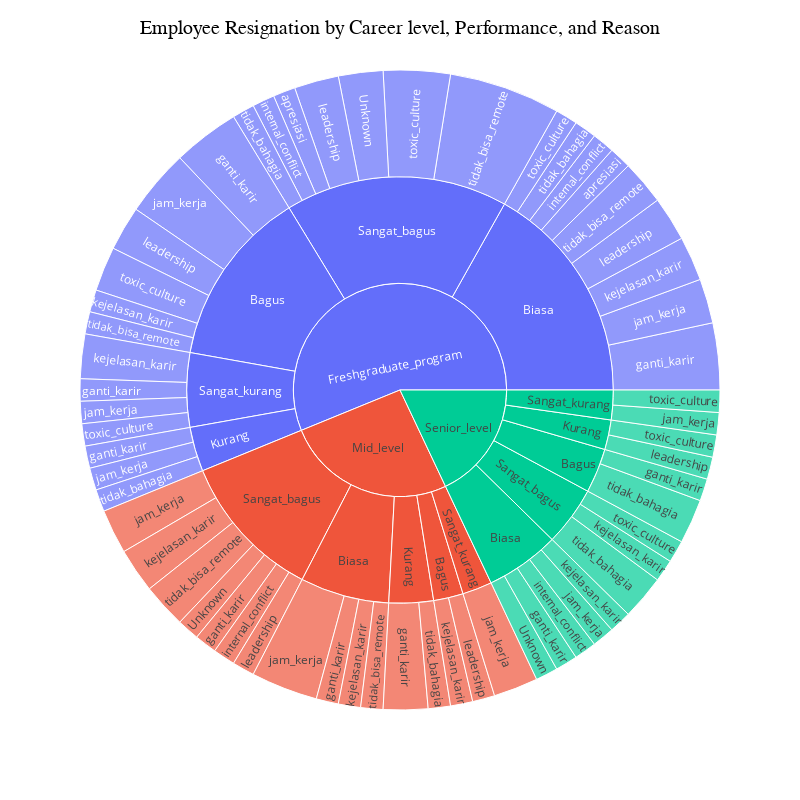

Notebook cell for this chart:
### Code cell
fig = px.sunburst(
    jpa_res, 
    path=['JenjangKarir', 'PerformancePegawai', 'AlasanResign'],
    values='Total',
)

fig.update_layout(
    width=800,
    height=800,
    title='Employee Resignation by Career level, Performance, and Reason',
    title_font_size=20,
    title_font_family='serif',
    title_font_color='black',
    title_x=0.5,
    title_y=1,
    title_pad_t=20,
    title_pad_b=20
)

fig.show()

### Figure 1 — Plotly figure (JSON) as saved in the notebook; plotly's stock layout.template omitted (floating-point values rounded to 4 significant figures)
{"data": [{"branchvalues": "total", "domain": {"x": [0, 1], "y": [0, 1]}, "hovertemplate": "labels=%{label}<br>Total=%{value}<br>parent=%{parent}<br>id=%{id}<extra></extra>", "ids": ["Senior_level/Biasa/Unknown", "Freshgraduate_program/Sangat_bagus/Unknown", "Mid_level/Sangat_bagus/Unknown", "Freshgraduate_program/Biasa/apresiasi", "Freshgraduate_program/Sangat_bagus/apresiasi", "Freshgraduate_program/Bagus/ganti_karir", "Senior_level/Bagus/ganti_karir", "Freshgraduate_program/Biasa/ganti_karir", "Mid_level/Biasa/ganti_karir", "Senior_level/Biasa/ganti_karir", "Freshgraduate_program/Kurang/ganti_karir", "Mid_level/Kurang/ganti_karir", "Mid_level/Sangat_bagus/ganti_karir", "Freshgraduate_program/Sangat_kurang/ganti_karir", "Freshgraduate_program/Biasa/internal_conflict", "Senior_level/Biasa/internal_conflict", "Freshgraduate_program/Sangat_bagus/internal_conflict", "Mid_level/Sangat_bagus/internal_conflict", "Freshgraduate_program/Bagus/jam_kerja", "Freshgraduate_program/Biasa/jam_kerja", "Mid_level/Biasa/jam_kerja", "Senior_level/Biasa/jam_kerja", "Freshgraduate_program/Kurang/jam_kerja", "Mid_level/Sangat_bagus/jam_kerja", "Freshgraduate_program/Sangat_kurang/jam_kerja", "Mid_level/Sangat_kurang/jam_kerja", "Senior_level/Sangat_kurang/jam_kerja", "Freshgraduate_program/Bagus/kejelasan_karir", "Mid_level/Bagus/kejelasan_karir", "Freshgraduate_program/Biasa/kejelasan_karir", "Mid_level/Biasa/kejelasan_karir", "Senior_level/Biasa/kejelasan_karir", "Mid_level/Sangat_bagus/kejelasan_karir", "Senior_level/Sangat_bagus/kejelasan_karir", "Freshgraduate_program/Sangat_kurang/kejelasan_karir", "Freshgraduate_program/Bagus/leadership", "Mid_level/Bagus/leadership", "Freshgraduate_program/Biasa/leadership", "Senior_level/Kurang/leadership", "Freshgraduate_program/Sangat_bagus/leadership", "Mid_level/Sangat_bagus/leadership", "Senior_level/Bagus/tidak_bahagia", "Freshgraduate_program/Biasa/tidak_bahagia", "Freshgraduate_program/Kurang/tidak_bahagia", "Mid_level/Kurang/tidak_bahagia", "Freshgraduate_program/Sangat_bagus/tidak_bahagia", "Senior_level/Sangat_bagus/tidak_bahagia", "Freshgraduate_program/Bagus/tidak_bisa_remote", "Freshgraduate_program/Biasa/tidak_bisa_remote", "Mid_level/Biasa/tidak_bisa_remote", "Freshgraduate_program/Sangat_bagus/tidak_bisa_remote", "Mid_level/Sangat_bagus/tidak_bisa_remote", "Freshgraduate_program/Bagus/toxic_culture", "Freshgraduate_program/Biasa/toxic_culture", "Senior_level/Kurang/toxic_culture", "Freshgraduate_program/Sangat_bagus/toxic_culture", "Senior_level/Sangat_bagus/toxic_culture", "Freshgraduate_program/Sangat_kurang/toxic_culture", "Senior_level/Sangat_kurang/toxic_culture", "Freshgraduate_program/Bagus", "Mid_level/Bagus", "Senior_level/Bagus", "Freshgraduate_program/Biasa", "Mid_level/Biasa", "Senior_level/Biasa", "Freshgraduate_program/Kurang", "Mid_level/Kurang", "Senior_level/Kurang", "Freshgraduate_program/Sangat_bagus", "Mid_level/Sangat_bagus", "Senior_level/Sangat_bagus", "Freshgraduate_program/Sangat_kurang", "Mid_level/Sangat_kurang", "Senior_level/Sangat_kurang", "Freshgraduate_program", "Mid_level", "Senior_level"], "labels": ["Unknown", "Unknown", "Unknown", "apresiasi", "apresiasi", "ganti_karir", "ganti_karir", "ganti_karir", "ganti_karir", "ganti_karir", "ganti_karir", "ganti_karir", "ganti_karir", "ganti_karir", "internal_conflict", "internal_conflict", "internal_conflict", "internal_conflict", "jam_kerja", "jam_kerja", "jam_kerja", "jam_kerja", "jam_kerja", "jam_kerja", "jam_kerja", "jam_kerja", "jam_kerja", "kejelasan_karir", "kejelasan_karir", "kejelasan_karir", "kejelasan_karir", "kejelasan_karir", "kejelasan_karir", "kejelasan_karir", "kejelasan_karir", "leadership", "leadership", "leadership", "leadership", "leadership", "leadership", "tidak_bahagia", "tidak_bahagia", "tidak_bahagia", "tidak_bahagia", "tidak_bahagia", "tidak_bahagia", "tidak_bisa_remote", "tidak_bisa_remote", "tidak_bisa_remote", "tidak_bisa_remote", "tidak_bisa_remote", "toxic_culture", "toxic_culture", "toxic_culture", "toxic_culture", "toxic_culture", "toxic_culture", "toxic_culture", "Bagus", "Bagus", "Bagus", "Biasa", "Biasa", "Biasa", "Kurang", "Kurang", "Kurang", "Sangat_bagus", "Sangat_bagus", "Sangat_bagus", "Sangat_kurang", "Sangat_kurang", "Sangat_kurang", "Freshgraduate_program", "Mid_level", "Senior_level"], "name": "", "parents": ["Senior_level/Biasa", "Freshgraduate_program/Sangat_bagus", "Mid_level/Sangat_bagus", "Freshgraduate_program/Biasa", "Freshgraduate_program/Sangat_bagus", "Freshgraduate_program/Bagus", "Senior_level/Bagus", "Freshgraduate_program/Biasa", "Mid_level/Biasa", "Senior_level/Biasa", "Freshgraduate_program/Kurang", "Mid_level/Kurang", "Mid_level/Sangat_bagus", "Freshgraduate_program/Sangat_kurang", "Freshgraduate_program/Biasa", "Senior_level/Biasa", "Freshgraduate_program/Sangat_bagus", "Mid_level/Sangat_bagus", "Freshgraduate_program/Bagus", "Freshgraduate_program/Biasa", "Mid_level/Biasa", "Senior_level/Biasa", "Freshgraduate_program/Kurang", "Mid_level/Sangat_bagus", "Freshgraduate_program/Sangat_kurang", "Mid_level/Sangat_kurang", "Senior_level/Sangat_kurang", "Freshgraduate_program/Bagus", "Mid_level/Bagus", "Freshgraduate_program/Biasa", "Mid_level/Biasa", "Senior_level/Biasa", "Mid_level/Sangat_bagus", "Senior_level/Sangat_bagus", "Freshgraduate_program/Sangat_kurang", "Freshgraduate_program/Bagus", "Mid_level/Bagus", "Freshgraduate_program/Biasa", "Senior_level/Kurang", "Freshgraduate_program/Sangat_bagus", "Mid_level/Sangat_bagus", "Senior_level/Bagus", "Freshgraduate_program/Biasa", "Freshgraduate_program/Kurang", "Mid_level/Kurang", "Freshgraduate_program/Sangat_bagus", "Senior_level/Sangat_bagus", "Freshgraduate_program/Bagus", "Freshgraduate_program/Biasa", "Mid_level/Biasa", "Freshgraduate_program/Sangat_bagus", "Mid_level/Sangat_bagus", "Freshgraduate_program/Bagus", "Freshgraduate_program/Biasa", "Senior_level/Kurang", "Freshgraduate_program/Sangat_bagus", "Senior_level/Sangat_bagus", "Freshgraduate_program/Sangat_kurang", "Senior_level/Sangat_kurang", "Freshgraduate_program", "Mid_level", "Senior_level", "Freshgraduate_program", "Mid_level", "Senior_level", "Freshgraduate_program", "Mid_level", "Senior_level", "Freshgraduate_program", "Mid_level", "Senior_level", "Freshgraduate_program", "Mid_level", "Senior_level", "", "", ""], "type": "sunburst", "values": [1, 2, 1, 1, 1, 3, 1, 3, 1, 1, 1, 2, 1, 1, 1, 1, 1, 1, 3, 2, 3, 1, 1, 2, 1, 2, 1, 1, 1, 2, 1, 1, 2, 1, 2, 2, 1, 2, 1, 2, 1, 2, 1, 1, 1, 1, 2, 1, 2, 1, 5, 2, 2, 1, 1, 3, 1, 1, 1, 12, 2, 3, 15, 6, 5, 3, 3, 2, 15, 10, 4, 5, 2, 2, 50, 23, 16]}], "layout": {"height": 800, "legend": {"tracegroupgap": 0}, "margin": {"t": 60}, "title": {"font": {"color": "black", "family": "serif", "size": 20}, "pad": {"b": 20, "t": 20}, "text": "Employee Resignation by Career level, Performance, and Reason", "x": 0.5, "y": 1}, "width": 800}}
